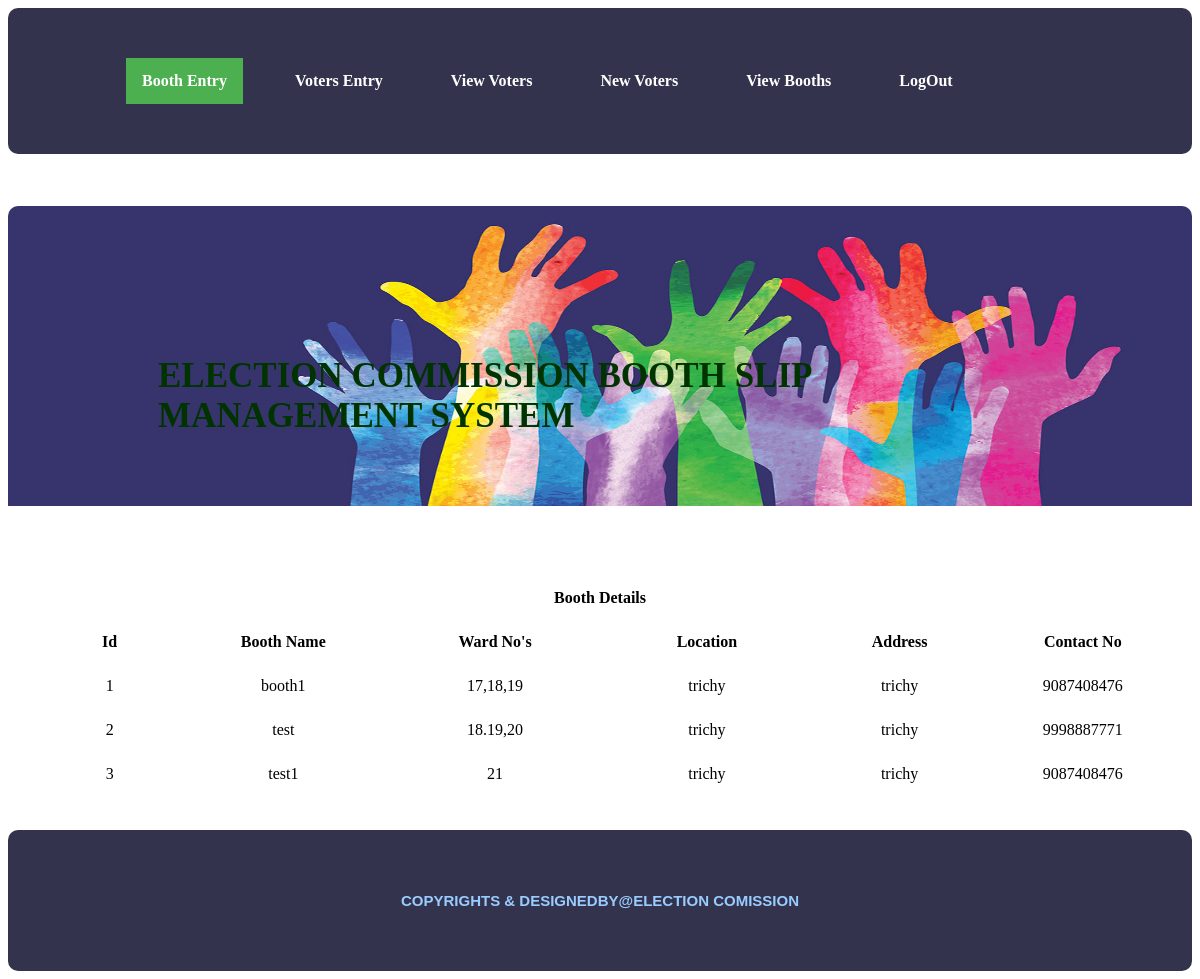
/bview.php, run on the app's committed database.
### tables this page shows
CREATE TABLE `booth` (
  `id` int(50) NOT NULL,
  `name` varchar(50) NOT NULL,
  `ward` varchar(50) NOT NULL,
  `loc` varchar(50) NOT NULL,
  `address` varchar(100) NOT NULL,
  `phone` varchar(50) NOT NULL
);

### bview.php (the view, shortened to what this page needs)
<html>
</head>
<ul>
	 <li><a href="#">&nbsp; &nbsp; &nbsp; &nbsp; &nbsp;</a></li>
  <li><a class="active" href="emphome.php"><strong>Booth Entry</a></li>
  <li><a href="#">&nbsp;</a></li>
  <li><a href="voters.php"><strong>Voters Entry</a></li>
  <li><a href="#">&nbsp;</a></li>
  <li><a href="viewvoters.php"><strong>View Voters</a></li>
   <li><a href="#">&nbsp;</a></li>
  <li><a href="viewn.php"><strong>New Voters</a></li>
   <li><a href="#">&nbsp;</a></li>
  <li><a href="bview.php"><strong>View Booths</a></li>
  <li><a href="#">&nbsp;</a></li>
   <li><a href="index.php"><strong>LogOut</a></li>
</ul>
<br />
<br />
<div id="bg1">ELECTION COMMISSION BOOTH SLIP MANAGEMENT SYSTEM</div>
<table width="98%" align="center">
<tr>
		<td colspan="10" align="center"><strong>Booth Details</strong></td>
  </tr>
	<tr>
		<td colspan="10">&nbsp;</td>
  </tr>
		    <tr>
          <td width="1%">&nbsp;</td>
          <td width="7%"><div align="center" class="style6"><strong>Id</strong> </div></td>
		   <td width="11%"><div align="center" class="style6"><strong>Booth Name</strong> </div></td>
		   <td width="11%"><div align="center" class="style6"><strong>Ward No's</strong> </div></td>
		    <td width="11%"><div align="center" class="style6"><strong>Location</strong> </div></td>
			  <td width="9%"><div align="center" class="style6"><strong>Address</strong> </div></td>
			   <td width="10%"><div align="center" class="style6"><strong>Contact No</strong> </div></td>
        </tr>
		<tr>
		<td colspan="10">&nbsp;</td>
		</tr>
		<?php
		$qry=mysql_query("select * from booth");
		while($row=mysql_fetch_array($qry))
		{
		?>
        <tr>
		 <td width="1%">&nbsp;</td>
		    <td><div align="center"><?php echo $row['id'];?></div></td>
		   <td><div align="center"><?php echo $row['name'];?></div></td>
			  <td><div align="center"><?php echo $row['ward'];?></div></td>
			   <td><div align="center"><?php echo $row['loc'];?></div></td>
				 <td><div align="center"><?php echo $row['address'];?></div></td>
				  <td><div align="center"><?php echo $row['phone'];?></div></td>
        </tr>
		 <tr>
		  	 	<td>&nbsp;</td>
		   		<td>&nbsp;</td>
				<td>&nbsp;</td>
			 	<td>&nbsp;</td>
			 	<td>&nbsp;</td>
			 	<td>&nbsp;</td>
		</tr>
        <?php
		}
		?>
				<tr>
		<td colspan="10" align="center">&nbsp;</td>
		</tr>
</table>
		<div id="footer"> <p>copyrights & designedby@Election Comission</p></div>

### bview.php (style rules this page uses)
p { color:#99ccff; text-align: center; text-transform: uppercase; font-size:15px; }
ul { padding:50px; list-style-type: none; overflow: hidden; background:#33334d; background-repeat: no-repeat; background-size: 1420px 200px; position: -webkit-sticky; position: sticky; top: 0; border-radius:10px; }
li { float: left; }
li a { display: block; color: #ffffff; text-align: center; padding: 14px 16px; text-decoration: none; }
.active { background-color: #4CAF50; }
#footer { border: 2px solid #33334d; padding: 45px; background: #33334d; background-repeat: no-repeat; background-size: 1420px 100px; border-radius:10px; text-align:center; text-decoration:blink; font-family: Arial; font-size:15px; }
#bg1 { padding:150px; background:url("images/1.jpg"); background-repeat: no-repeat; background-size: 1420px 300px; border-radius:5px; border-radius:10px; text-align:left; font-size:35px; color:#003300; }

### data on the page
booth: id "1", name "booth1", ward "17,18,19", loc "trichy", address "trichy", phone "9087408476"
booth: id "2", name "test", ward "18.19,20", loc "trichy", address "trichy", phone "9998887771"
booth: id "3", name "test1", ward "21", loc "trichy", address "trichy", phone "9087408476"
